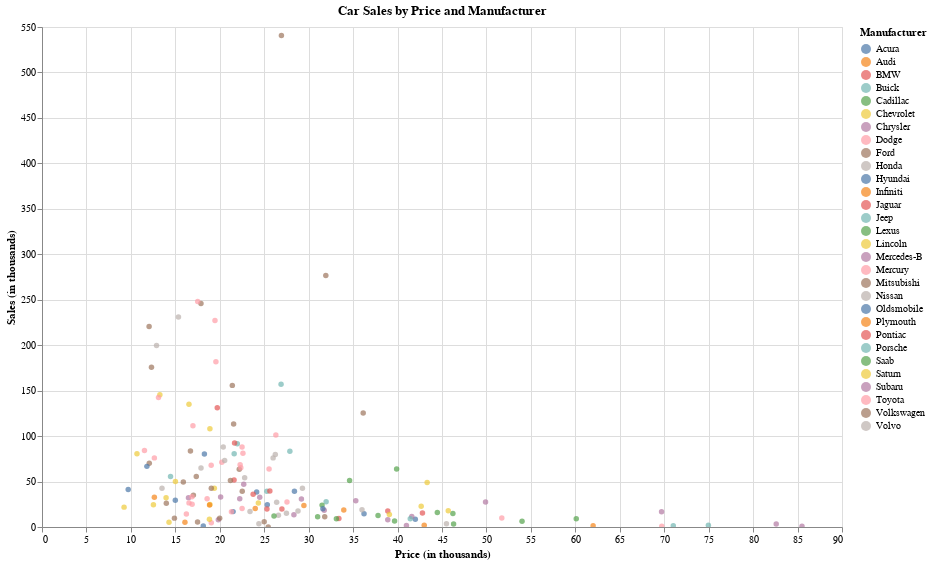

This figure's notebook cell:
### Markdown cell above
## 2.2 Zoom in and out on the graph. Submit two screenshots of the graph and a screenshot of your code (commented properly).

### Code cell
# Create the dropdown selection
dropdown = alt.binding_select(options=list(carsales['Manufacturer'].unique()))
selection = alt.selection_single(fields=['Manufacturer'], bind=dropdown, name='Select from the dropdown the car')
# Create the interactive selection to change scale of chart
interval = alt.selection_interval()
# Create the scatter plot
scatter = alt.Chart(carsales).mark_circle().encode(
    x=alt.X('Price_in_thousands:Q', title='Price (in thousands)'),
    y=alt.Y('Sales_in_thousands:Q', title='Sales (in thousands)'),
    color=alt.condition(selection, 'Manufacturer:N', alt.value('lightgray')),
    tooltip=['Model:N']
).add_selection(selection).properties(
    width=800,
    height=500,
    title='Car Sales by Price and Manufacturer'
).interactive()

# Show the plot
scatter

### Figure 1 — Vega-Lite specification as saved in the notebook (floating-point values rounded to 4 significant figures; data arrays with more than 128 entries replaced by an {"elided": "..."} marker saying what was removed)
{"config": {"view": {"continuousWidth": 400, "continuousHeight": 300}}, "data": {"name": "data-3b53e46f7fd8086d9ed61ecfe2ec4620"}, "mark": "circle", "encoding": {"color": {"condition": {"field": "Manufacturer", "type": "nominal", "selection": "Select from the dropdown the car"}, "value": "lightgray"}, "tooltip": [{"field": "Model", "type": "nominal"}], "x": {"field": "Price_in_thousands", "title": "Price (in thousands)", "type": "quantitative"}, "y": {"field": "Sales_in_thousands", "title": "Sales (in thousands)", "type": "quantitative"}}, "height": 500, "selection": {"Select from the dropdown the car": {"type": "single", "fields": ["Manufacturer"], "bind": {"input": "select", "options": ["Acura", "Audi", "BMW", "Buick", "Cadillac", "Chevrolet", "Chrysler", "Dodge", "Ford", "Honda", "Hyundai", "Infiniti", "Jaguar", "Jeep", "Lexus", "Lincoln", "Mitsubishi", "Mercury", "Mercedes-B", "Nissan", "Oldsmobile", "Plymouth", "Pontiac", "Porsche", "Saab", "Saturn", "Subaru", "Toyota", "Volkswagen", "Volvo"]}}, "selector085": {"type": "interval", "bind": "scales", "encodings": ["x", "y"]}}, "title": "Car Sales by Price and Manufacturer", "width": 800, "$schema": "https://vega.github.io/schema/vega-lite/v4.17.0.json", "datasets": {"data-3b53e46f7fd8086d9ed61ecfe2ec4620": {"elided": "157 records"}}}
